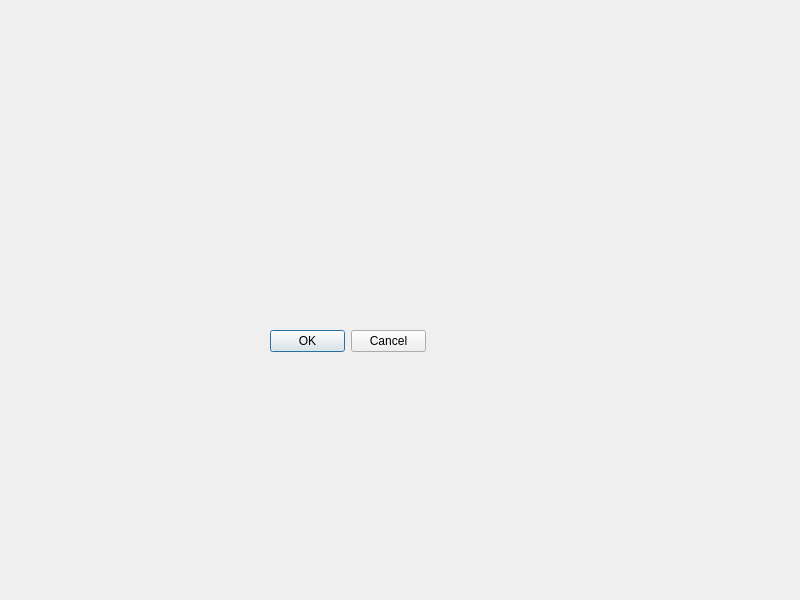
<?xml version="1.0" encoding="UTF-8"?>
<ui version="4.0">
 <class>Widget</class>
 <widget class="QWidget" name="Widget">
  <property name="geometry">
   <rect>
    <x>0</x>
    <y>0</y>
    <width>800</width>
    <height>600</height>
   </rect>
  </property>
  <property name="windowTitle">
   <string>Widget</string>
  </property>
  <widget class="QDialogButtonBox" name="buttonBox">
   <property name="geometry">
    <rect>
     <x>270</x>
     <y>330</y>
     <width>156</width>
     <height>23</height>
    </rect>
   </property>
   <property name="standardButtons">
    <set>QDialogButtonBox::Cancel|QDialogButtonBox::Ok</set>
   </property>
  </widget>
 </widget>
 <resources/>
 <connections/>
</ui>
